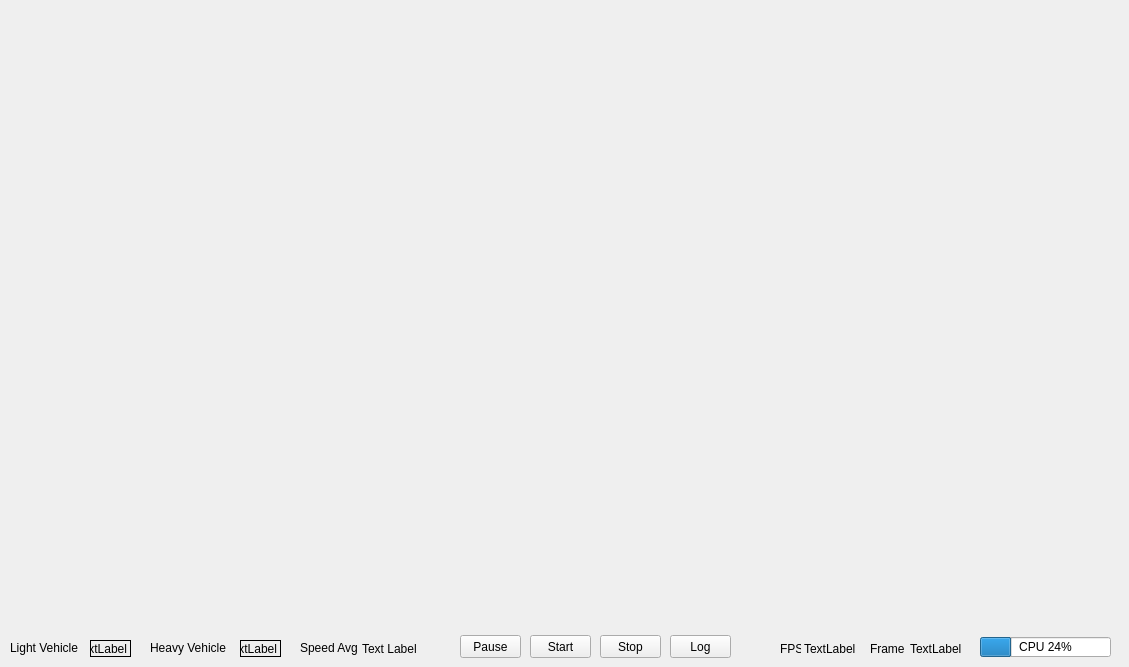
    <widget class="QWidget" name="tab_video">
     <attribute name="title">
      <string>2. Video</string>
     </attribute>
     <widget class="QPushButton" name="pushButton_stopVideo">
      <property name="geometry">
       <rect>
        <x>600</x>
        <y>635</y>
        <width>61</width>
        <height>23</height>
       </rect>
      </property>
      <property name="text">
       <string>Stop</string>
      </property>
     </widget>
     <widget class="QPushButton" name="pushButton_startVideo">
      <property name="geometry">
       <rect>
        <x>530</x>
        <y>635</y>
        <width>61</width>
        <height>23</height>
       </rect>
      </property>
      <property name="text">
       <string>Start</string>
      </property>
     </widget>
     <widget class="QPushButton" name="pushButton_pauseVideo">
      <property name="geometry">
       <rect>
        <x>460</x>
        <y>635</y>
        <width>61</width>
        <height>23</height>
       </rect>
      </property>
      <property name="text">
       <string>Pause</string>
      </property>
     </widget>
     <widget class="QLabel" name="video_frame">
      <property name="geometry">
       <rect>
        <x>0</x>
        <y>0</y>
        <width>1120</width>
        <height>630</height>
       </rect>
      </property>
      <property name="text">
       <string/>
      </property>
      <property name="indent">
       <number>-1</number>
      </property>
     </widget>
     <widget class="QPushButton" name="pushButton_showLog">
      <property name="geometry">
       <rect>
        <x>670</x>
        <y>635</y>
        <width>61</width>
        <height>23</height>
       </rect>
      </property>
      <property name="text">
       <string>Log</string>
      </property>
     </widget>
     <widget class="QLabel" name="label_countLongVehicle">
      <property name="geometry">
       <rect>
        <x>240</x>
        <y>640</y>
        <width>41</width>
        <height>17</height>
       </rect>
      </property>
      <property name="frameShape">
       <enum>QFrame::Box</enum>
      </property>
      <property name="text">
       <string>TextLabel</string>
      </property>
      <property name="alignment">
       <set>Qt::AlignRight|Qt::AlignTrailing|Qt::AlignVCenter</set>
      </property>
     </widget>
     <widget class="QLabel" name="label_countShortVehicle">
      <property name="geometry">
       <rect>
        <x>90</x>
        <y>640</y>
        <width>41</width>
        <height>17</height>
       </rect>
      </property>
      <property name="frameShape">
       <enum>QFrame::Box</enum>
      </property>
      <property name="text">
       <string>TextLabel</string>
      </property>
      <property name="alignment">
       <set>Qt::AlignRight|Qt::AlignTrailing|Qt::AlignVCenter</set>
      </property>
     </widget>
     <widget class="QLabel" name="label_LongVehicle">
      <property name="geometry">
       <rect>
        <x>150</x>
        <y>640</y>
        <width>81</width>
        <height>16</height>
       </rect>
      </property>
      <property name="text">
       <string>Heavy Vehicle</string>
      </property>
     </widget>
     <widget class="QLabel" name="label_ShortVehicle">
      <property name="geometry">
       <rect>
        <x>10</x>
        <y>640</y>
        <width>81</width>
        <height>16</height>
       </rect>
      </property>
      <property name="text">
       <string>Light Vehicle</string>
      </property>
     </widget>
     <widget class="QLabel" name="label_frameCount">
      <property name="geometry">
       <rect>
        <x>910</x>
        <y>640</y>
        <width>56</width>
        <height>17</height>
       </rect>
      </property>
      <property name="text">
       <string>TextLabel</string>
      </property>
     </widget>
     <widget class="QLabel" name="label_frame">
      <property name="geometry">
       <rect>
        <x>870</x>
        <y>640</y>
        <width>41</width>
        <height>17</height>
       </rect>
      </property>
      <property name="text">
       <string>Frame</string>
      </property>
     </widget>
     <widget class="QLabel" name="label_speed">
      <property name="geometry">
       <rect>
        <x>300</x>
        <y>640</y>
        <width>61</width>
        <height>16</height>
       </rect>
      </property>
      <property name="text">
       <string>Speed Avg</string>
      </property>
     </widget>
     <widget class="QLabel" name="label_speedAverage">
      <property name="geometry">
       <rect>
        <x>362</x>
        <y>640</y>
        <width>71</width>
        <height>17</height>
       </rect>
      </property>
      <property name="text">
       <string>Text Label</string>
      </property>
     </widget>
     <widget class="QLabel" name="label_realframe">
      <property name="geometry">
       <rect>
        <x>780</x>
        <y>640</y>
        <width>21</width>
        <height>17</height>
       </rect>
      </property>
      <property name="text">
       <string>FPS</string>
      </property>
     </widget>
     <widget class="QLabel" name="label_realFPS">
      <property name="geometry">
       <rect>
        <x>804</x>
        <y>640</y>
        <width>56</width>
        <height>17</height>
       </rect>
      </property>
      <property name="text">
       <string>TextLabel</string>
      </property>
     </widget>
     <widget class="QProgressBar" name="progressBar_cpuPercentage">
      <property name="geometry">
       <rect>
        <x>980</x>
        <y>637</y>
        <width>131</width>
        <height>20</height>
       </rect>
      </property>
      <property name="value">
       <number>24</number>
      </property>
      <property name="format">
       <string>CPU %p%</string>
      </property>
     </widget>
     <zorder>pushButton_stopVideo</zorder>
     <zorder>pushButton_startVideo</zorder>
     <zorder>pushButton_pauseVideo</zorder>
     <zorder>pushButton_showLog</zorder>
     <zorder>label_countLongVehicle</zorder>
     <zorder>label_countShortVehicle</zorder>
     <zorder>label_LongVehicle</zorder>
     <zorder>label_ShortVehicle</zorder>
     <zorder>label_frameCount</zorder>
     <zorder>label_frame</zorder>
     <zorder>label_speed</zorder>
     <zorder>label_speedAverage</zorder>
     <zorder>label_realframe</zorder>
     <zorder>label_realFPS</zorder>
     <zorder>progressBar_cpuPercentage</zorder>
     <zorder>video_frame</zorder>
    </widget>
